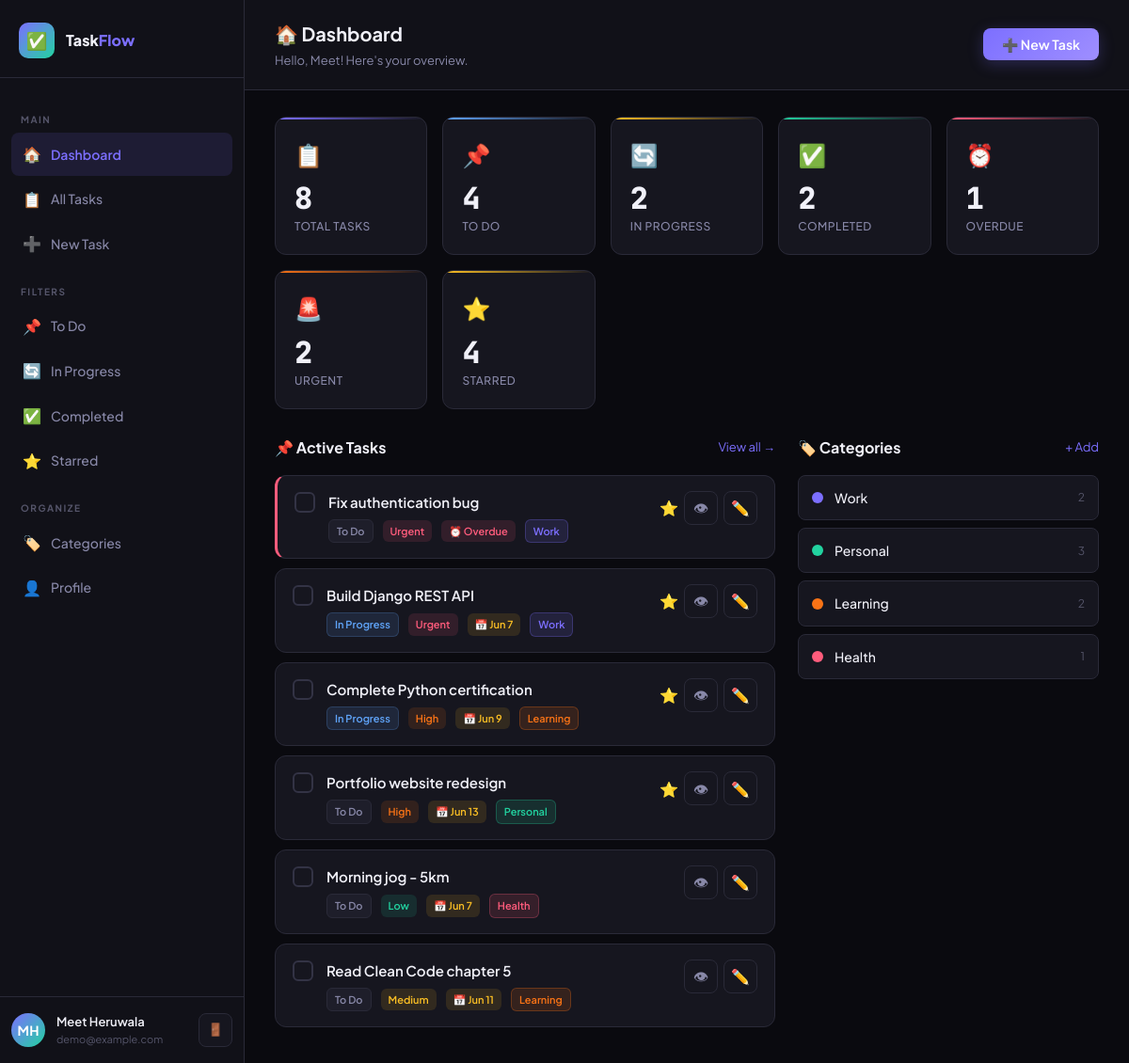
Page /tasks/ (signed in) on the committed database.
### tasks/models.py (models this page shows, shortened)
class Task(models.Model):
    PRIORITY_CHOICES = [
        ('low', 'Low'),
        ('medium', 'Medium'),
        ('high', 'High'),
        ('urgent', 'Urgent'),
    ]
    STATUS_CHOICES = [
        ('todo', 'To Do'),
        ('in_progress', 'In Progress'),
        ('completed', 'Completed'),
        ('cancelled', 'Cancelled'),
    ]
    title = models.CharField(max_length=200)
    description = models.TextField(blank=True)
    user = models.ForeignKey(User, on_delete=models.CASCADE, related_name='tasks')
    category = models.ForeignKey(Category, on_delete=models.SET_NULL, null=True, blank=True, related_name='tasks')
    priority = models.CharField(max_length=10, choices=PRIORITY_CHOICES, default='medium')
    status = models.CharField(max_length=15, choices=STATUS_CHOICES, default='todo')
    due_date = models.DateField(null=True, blank=True)
    created_at = models.DateTimeField(auto_now_add=True)
    updated_at = models.DateTimeField(auto_now=True)
    is_starred = models.BooleanField(default=False)
    class Meta:
        ordering = ['-created_at']
    @property
    def is_overdue(self):
        from django.utils import timezone
        if self.due_date and self.status not in ['completed', 'cancelled']:
            return self.due_date < timezone.now().date()
        return False

class Category(models.Model):
    name = models.CharField(max_length=100)
    color = models.CharField(max_length=7, default='#6366f1')
    user = models.ForeignKey(User, on_delete=models.CASCADE, related_name='categories')
    created_at = models.DateTimeField(auto_now_add=True)
    class Meta:
        verbose_name_plural = 'Categories'
        ordering = ['name']

### tasks/views.py (the view)
# urls.py: path('', views.dashboard, name='dashboard'),
@login_required
def dashboard(request):
    tasks = Task.objects.filter(user=request.user)
    today = timezone.now().date()
    stats = {
        'total': tasks.count(),
        'todo': tasks.filter(status='todo').count(),
        'in_progress': tasks.filter(status='in_progress').count(),
        'completed': tasks.filter(status='completed').count(),
        'overdue': tasks.filter(due_date__lt=today, status__in=['todo', 'in_progress']).count(),
        'starred': tasks.filter(is_starred=True).count(),
        'urgent': tasks.filter(priority='urgent', status__in=['todo', 'in_progress']).count(),
    }
    recent_tasks = tasks.exclude(status='completed').order_by('-is_starred', 'due_date', '-created_at')[:8]
    categories = Category.objects.filter(user=request.user).annotate(task_count=Count('tasks'))
    context = {
        'stats': stats,
        'recent_tasks': recent_tasks,
        'categories': categories,
        'today': today,
        'page': 'dashboard',
    }
    return render(request, 'tasks/dashboard.html', context)

### templates/tasks/dashboard.html (shortened to what this page needs)
{% extends 'layout.html' %}
{% load static %}
{% block content %}
<div class="page-header">
  <div class="page-header-left">
    <h2>🏠 Dashboard</h2>
    <p>Hello, {{ request.user.first_name|default:request.user.username }}! Here's your overview.</p>
  </div>
  <div class="page-header-right">
    <a href="{% url 'task_create' %}" class="btn btn-primary">➕ New Task</a>
  </div>
</div>
<div class="page-body">
  <div class="stats-grid">
    <div class="stat-card purple">
      <div class="stat-icon">📋</div>
      <div class="stat-value">{{ stats.total }}</div>
      <div class="stat-label">Total Tasks</div>
    </div>
    <div class="stat-card blue">
      <div class="stat-icon">📌</div>
      <div class="stat-value">{{ stats.todo }}</div>
      <div class="stat-label">To Do</div>
    </div>
    <div class="stat-card yellow">
      <div class="stat-icon">🔄</div>
      <div class="stat-value">{{ stats.in_progress }}</div>
      <div class="stat-label">In Progress</div>
    </div>
    <div class="stat-card green">
      <div class="stat-icon">✅</div>
      <div class="stat-value">{{ stats.completed }}</div>
      <div class="stat-label">Completed</div>
    </div>
    <div class="stat-card red">
      <div class="stat-icon">⏰</div>
      <div class="stat-value">{{ stats.overdue }}</div>
      <div class="stat-label">Overdue</div>
    </div>
    <div class="stat-card orange">
      <div class="stat-icon">🚨</div>
      <div class="stat-value">{{ stats.urgent }}</div>
      <div class="stat-label">Urgent</div>
    </div>
    <div class="stat-card yellow">
      <div class="stat-icon">⭐</div>
      <div class="stat-value">{{ stats.starred }}</div>
      <div class="stat-label">Starred</div>
    </div>
  </div>
  <div style="display:grid;grid-template-columns:1fr 320px;gap:24px;">
    <div>
      <div style="display:flex;align-items:center;justify-content:space-between;margin-bottom:16px;">
        <h3 style="font-size:16px;font-weight:700;">📌 Active Tasks</h3>
        <a href="{% url 'task_list' %}" style="font-size:13px;color:var(--accent);text-decoration:none;">View all →</a>
      </div>
      {% if recent_tasks %}
        {% for task in recent_tasks %}
        <div class="task-item {% if task.status == 'completed' %}completed{% endif %} {% if task.is_overdue %}overdue{% endif %}">
          <a href="{% url 'task_toggle_status' task.pk %}" class="task-check {% if task.status == 'completed' %}done{% endif %}">{% if task.status == 'completed' %}✓{% endif %}</a>
          <div class="task-body">
            <div class="task-title {% if task.status == 'completed' %}done{% endif %}">{{ task.title }}</div>
            <div class="task-meta">
              <span class="badge badge-{{ task.status }}">{{ task.get_status_display }}</span>
              <span class="badge badge-{{ task.priority }}">{{ task.get_priority_display }}</span>
              {% if task.due_date %}
                {% if task.is_overdue %}<span class="badge badge-overdue">⏰ Overdue</span>
                {% else %}<span class="badge badge-due">📅 {{ task.due_date|date:"M j" }}</span>{% endif %}
              {% endif %}
              {% if task.category %}<span class="badge" style="background:{{ task.category.color }}22;color:{{ task.category.color }};border:1px solid {{ task.category.color }}44;">{{ task.category.name }}</span>{% endif %}
            </div>
          </div>
          <div class="task-actions">
            {% if task.is_starred %}<span title="Starred">⭐</span>{% endif %}
            <a href="{% url 'task_detail' task.pk %}" class="btn-icon" title="View">👁</a>
            <a href="{% url 'task_edit' task.pk %}" class="btn-icon" title="Edit">✏️</a>
          </div>
        </div>
        {% endfor %}
      {% endif %}
    </div>
    <div>
      <div style="display:flex;align-items:center;justify-content:space-between;margin-bottom:16px;">
        <h3 style="font-size:16px;font-weight:700;">🏷️ Categories</h3>
        <a href="{% url 'category_create' %}" style="font-size:13px;color:var(--accent);text-decoration:none;">+ Add</a>
      </div>
      {% if categories %}
        {% for cat in categories %}
        <div style="background:var(--bg-card);border:1px solid var(--border);border-radius:var(--radius-sm);padding:12px 14px;margin-bottom:8px;display:flex;align-items:center;gap:12px;">
          <span class="category-dot" style="background:{{ cat.color }};width:12px;height:12px;border-radius:50%;flex-shrink:0;"></span>
          <a href="{% url 'task_list' %}?category={{ cat.pk }}" style="flex:1;text-decoration:none;color:var(--text-primary);font-size:14px;font-weight:500;">{{ cat.name }}</a>
          <span style="font-size:12px;color:var(--text-muted);">{{ cat.task_count }}</span>
        </div>
        {% endfor %}
      {% else %}
        <div style="text-align:center;padding:24px;color:var(--text-muted);font-size:14px;">
          <p>No categories yet</p>
          <a href="{% url 'category_create' %}" class="btn btn-secondary btn-sm" style="margin-top:10px;">Create one</a>
        </div>
      {% endif %}
    </div>
  </div>
</div>
{% endblock %}

### templates/layout.html (shortened to what this page needs)
{% extends 'base.html' %}
{% load static %}
{% block body %}
<div class="app-layout">
  <aside class="sidebar" id="sidebar">
    <div class="sidebar-logo">
      <div class="logo-icon">✅</div>
      <span>Task<em>Flow</em></span>
    </div>
    <nav class="sidebar-nav">
      <div class="nav-section-label">Main</div>
      <a href="{% url 'dashboard' %}" class="nav-item {% if page == 'dashboard' %}active{% endif %}">
        <span class="nav-icon">🏠</span> Dashboard
      </a>
      <a href="{% url 'task_list' %}" class="nav-item {% if page == 'tasks' %}active{% endif %}">
        <span class="nav-icon">📋</span> All Tasks
      </a>
      <a href="{% url 'task_create' %}" class="nav-item">
        <span class="nav-icon">➕</span> New Task
      </a>
      <div class="nav-section-label">Filters</div>
      <a href="{% url 'task_list' %}?status=todo" class="nav-item">
        <span class="nav-icon">📌</span> To Do
      </a>
      <a href="{% url 'task_list' %}?status=in_progress" class="nav-item">
        <span class="nav-icon">🔄</span> In Progress
      </a>
      <a href="{% url 'task_list' %}?status=completed" class="nav-item">
        <span class="nav-icon">✅</span> Completed
      </a>
      <a href="{% url 'task_list' %}?starred=1" class="nav-item">
        <span class="nav-icon">⭐</span> Starred
      </a>
      <div class="nav-section-label">Organize</div>
      <a href="{% url 'category_list' %}" class="nav-item {% if page == 'categories' %}active{% endif %}">
        <span class="nav-icon">🏷️</span> Categories
      </a>
      <a href="{% url 'profile' %}" class="nav-item {% if page == 'profile' %}active{% endif %}">
        <span class="nav-icon">👤</span> Profile
      </a>
    </nav>
    <div class="sidebar-user">
      <div class="user-avatar">{{ request.user.first_name|first|upper }}{{ request.user.last_name|first|upper }}</div>
      <div class="user-info">
        <div class="user-name">{{ request.user.get_full_name|default:request.user.username }}</div>
        <div class="user-email">{{ request.user.email|truncatechars:22 }}</div>
      </div>
      <div class="user-actions">
        <form method="post" action="{% url 'logout' %}">
          <button type="submit" class="btn-icon" title="Logout">🚪</button>
        </form>
      </div>
    </div>
  </aside>
  <main class="main-content">
    {% block content %}{% endblock %}
  </main>
</div>
{% endblock %}

### templates/base.html (shortened to what this page needs)
<!DOCTYPE html>
<html lang="en">
<head>
{% load static %}
<link rel="stylesheet" href="{% static 'css/style.css' %}"/>
</head>
<body>
{% block body %}{% endblock %}
</body>
</html>

### rows in the picture
Task: title "Fix authentication bug", status "To Do", priority "Urgent", due_date "⏰ Overdue", category.name "Work"
Task: title "Build Django REST API", status "In Progress", priority "Urgent", due_date "Jun 7", category.name "Work"
Task: title "Complete Python certification", status "In Progress", priority "High", due_date "Jun 9", category.name "Learning"
Task: title "Portfolio website redesign", status "To Do", priority "High", due_date "Jun 13", category.name "Personal"
Task: title "Morning jog - 5km", status "To Do", priority "Low", due_date "Jun 7", category.name "Health"
Task: title "Read Clean Code chapter 5", status "To Do", priority "Medium", due_date "Jun 11", category.name "Learning"
Category: name "Work", task_count "2"
Category: name "Personal", task_count "3"
Category: name "Learning", task_count "2"
Category: name "Health", task_count "1"

### other values in the picture
{{ request.user.first_name|first|upper }} "M"
{{ request.user.last_name|first|upper }} "H"
{{ request.user.get_full_name|default:request.user.username }} "Meet Heruwala"
{{ request.user.email|truncatechars:22 }} "demo@example.com"
{{ request.user.first_name|default:request.user.username }} "Meet"
{{ stats.total }} "8"
{{ stats.todo }} "4"
{{ stats.in_progress }} "2"
{{ stats.completed }} "2"
{{ stats.overdue }} "1"
{{ stats.urgent }} "2"
{{ stats.starred }} "4"
